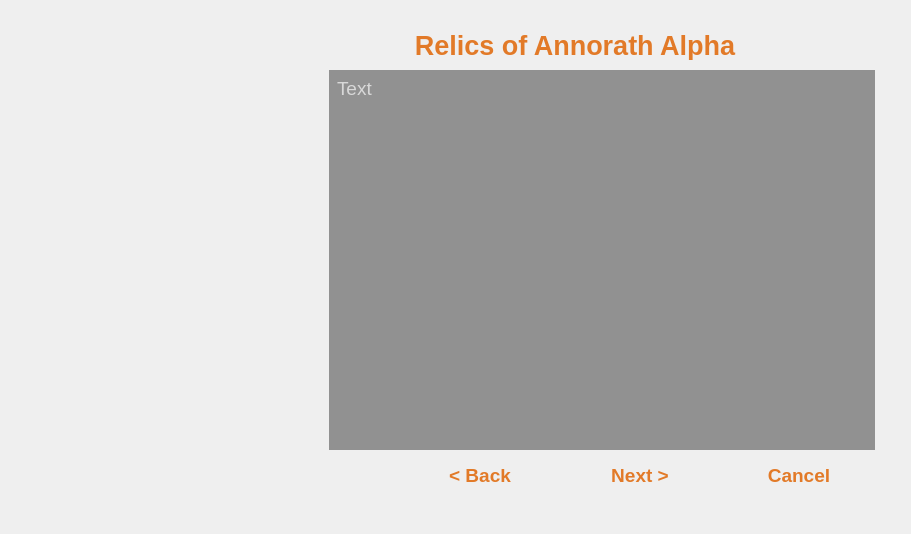
<?xml version="1.0" encoding="UTF-8"?>
<ui version="4.0">
 <class>RoaMainWidget</class>
 <widget class="QWidget" name="RoaMainWidget">
  <property name="geometry">
   <rect>
    <x>0</x>
    <y>0</y>
    <width>911</width>
    <height>534</height>
   </rect>
  </property>
  <property name="windowTitle">
   <string>Relics of Annorath - Installer</string>
  </property>
  <widget class="QWidget" name="background" native="true">
   <property name="geometry">
    <rect>
     <x>2</x>
     <y>0</y>
     <width>901</width>
     <height>531</height>
    </rect>
   </property>
   <property name="styleSheet">
    <string notr="true">background-image: url(:/images/background.png);</string>
   </property>
  </widget>
  <widget class="QLabel" name="qlDesc">
   <property name="geometry">
    <rect>
     <x>337</x>
     <y>77</y>
     <width>530</width>
     <height>80</height>
    </rect>
   </property>
   <property name="font">
    <font>
     <pointsize>14</pointsize>
    </font>
   </property>
   <property name="styleSheet">
    <string notr="true">color: rgb(216, 216, 216);</string>
   </property>
   <property name="text">
    <string>&lt;html&gt;&lt;head/&gt;&lt;body&gt;&lt;p&gt;Text&lt;/p&gt;&lt;/body&gt;&lt;/html&gt;</string>
   </property>
   <property name="alignment">
    <set>Qt::AlignLeading|Qt::AlignLeft|Qt::AlignTop</set>
   </property>
   <property name="wordWrap">
    <bool>true</bool>
   </property>
  </widget>
  <widget class="QWidget" name="qwContent" native="true">
   <property name="geometry">
    <rect>
     <x>337</x>
     <y>150</y>
     <width>520</width>
     <height>250</height>
    </rect>
   </property>
   <property name="font">
    <font>
     <pointsize>14</pointsize>
    </font>
   </property>
   <property name="styleSheet">
    <string notr="true">color: rgb(255, 255, 255);</string>
   </property>
  </widget>
  <widget class="QLabel" name="qlSubtitel">
   <property name="geometry">
    <rect>
     <x>280</x>
     <y>30</y>
     <width>590</width>
     <height>30</height>
    </rect>
   </property>
   <property name="font">
    <font>
     <family>Ubuntu</family>
     <pointsize>20</pointsize>
     <weight>75</weight>
     <bold>true</bold>
    </font>
   </property>
   <property name="layoutDirection">
    <enum>Qt::LeftToRight</enum>
   </property>
   <property name="autoFillBackground">
    <bool>false</bool>
   </property>
   <property name="styleSheet">
    <string notr="true">color: #e27a28;</string>
   </property>
   <property name="text">
    <string>Relics of Annorath Alpha</string>
   </property>
   <property name="textFormat">
    <enum>Qt::PlainText</enum>
   </property>
   <property name="alignment">
    <set>Qt::AlignHCenter|Qt::AlignTop</set>
   </property>
   <property name="margin">
    <number>-1</number>
   </property>
  </widget>
  <widget class="QPushButton" name="qbCancel">
   <property name="geometry">
    <rect>
     <x>724</x>
     <y>460</y>
     <width>150</width>
     <height>30</height>
    </rect>
   </property>
   <property name="font">
    <font>
     <pointsize>14</pointsize>
     <weight>75</weight>
     <bold>true</bold>
    </font>
   </property>
   <property name="styleSheet">
    <string notr="true">border-width:0px;
border-style:solid;
color: #e27a28;</string>
   </property>
   <property name="text">
    <string>Cancel</string>
   </property>
  </widget>
  <widget class="QPushButton" name="qpNext">
   <property name="geometry">
    <rect>
     <x>565</x>
     <y>460</y>
     <width>150</width>
     <height>30</height>
    </rect>
   </property>
   <property name="font">
    <font>
     <pointsize>14</pointsize>
     <weight>75</weight>
     <bold>true</bold>
    </font>
   </property>
   <property name="styleSheet">
    <string notr="true">border-width:0px;
border-style:solid;
color: #e27a28;</string>
   </property>
   <property name="text">
    <string>Next &gt;</string>
   </property>
  </widget>
  <widget class="QPushButton" name="qpBack">
   <property name="geometry">
    <rect>
     <x>405</x>
     <y>460</y>
     <width>150</width>
     <height>30</height>
    </rect>
   </property>
   <property name="font">
    <font>
     <pointsize>14</pointsize>
     <weight>75</weight>
     <bold>true</bold>
    </font>
   </property>
   <property name="styleSheet">
    <string notr="true">border-width:0px;
border-style:solid;
color: #e27a28;</string>
   </property>
   <property name="text">
    <string>&lt; Back</string>
   </property>
  </widget>
  <widget class="QLabel" name="qlPlaceholder">
   <property name="geometry">
    <rect>
     <x>329</x>
     <y>70</y>
     <width>546</width>
     <height>380</height>
    </rect>
   </property>
   <property name="styleSheet">
    <string notr="true">border: 0px;
color: rgb(255, 255, 255);
background-color: rgba(0,0,0,100);</string>
   </property>
   <property name="text">
    <string>&lt;html&gt;&lt;head/&gt;&lt;body&gt;&lt;p&gt;&lt;br/&gt;&lt;/p&gt;&lt;/body&gt;&lt;/html&gt;</string>
   </property>
   <property name="alignment">
    <set>Qt::AlignLeading|Qt::AlignLeft|Qt::AlignTop</set>
   </property>
   <property name="wordWrap">
    <bool>true</bool>
   </property>
  </widget>
  <zorder>background</zorder>
  <zorder>qlSubtitel</zorder>
  <zorder>qbCancel</zorder>
  <zorder>qpNext</zorder>
  <zorder>qpBack</zorder>
  <zorder>qlPlaceholder</zorder>
  <zorder>qlDesc</zorder>
  <zorder>qwContent</zorder>
 </widget>
 <resources/>
 <connections/>
</ui>
